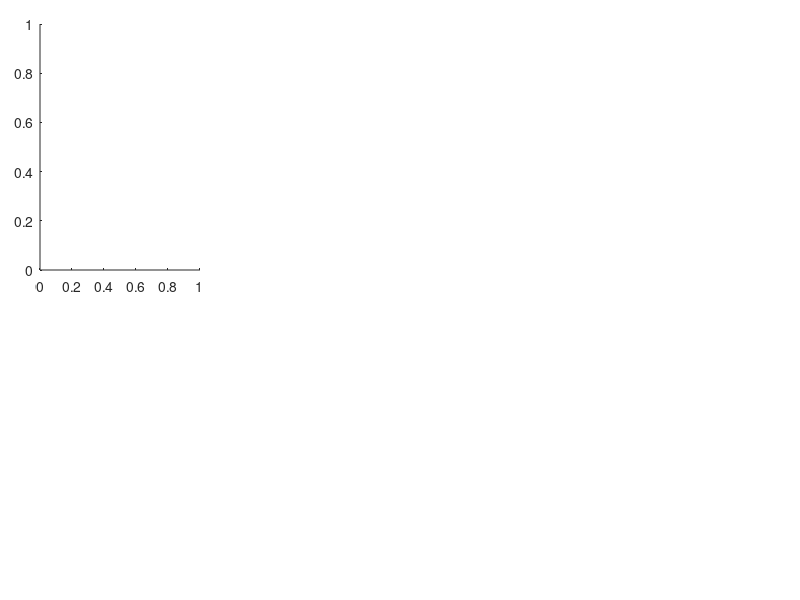

Source code (MATLAB): (Note: this script raises an error after producing the figure.)
clc;
clear all;
close all;

figure;
set(gcf,'unit','normalized','position',[0.1,0.05,0.7,0.5]);
set(gca, 'Position', [0 0 1 1]);


subplot('position', [0.05 + (1-1)*0.24 0.55 0.2 0.41]);
plot_T_sen_subplot('QINTR','Rainfall','mm/day',0,'(a)',0,100,1);


subplot('position', [0.05 + (2-1)*0.24 0.55 0.2 0.41]);
plot_T_sen_subplot('QDRIP','Snowfall','mm/day',0,'(b)',0,100,1);

legend('CA-Feb','PN','MA','CA-Jan');
subplot('position', [0.05 + (3-1)*0.24 0.55 0.2 0.41]);
plot_T_sen_subplot('H2OCAN','Snowmelt','mm/day',0,'(c)',0,100,1);

subplot('position', [0.05 + (4-1)*0.24 0.55 0.2 0.41]);
plot_T_sen_subplot('TWI','TWI','mm/day',0,'(d)');

subplot('position', [0.05 + (1-1)*0.24 0.10 0.2 0.41]);
plot_T_sen_subplot('RSNOMELT','Snowmelt contribution','%',1,'(e)');

subplot('position', [0.05 + (2-1)*0.24 0.10 0.2 0.41]);
plot_T_sen_subplot('QRUNOFF','Runoff','mm/day',1,'(f)');
legend('CA-Feb','PN','MA','CA-Jan');

subplot('position', [0.05 + (3-1)*0.24 0.10 0.2 0.41]);
plot_T_sen_subplot('QINFL','Infiltration','mm/day',1,'(g)');

subplot('position', [0.05 + (4-1)*0.24 0.10 0.2 0.41]);
plot_T_sen_subplot('RRUNOFF','Runoff efficiency','%',1,'(h)');


deswexportgraphics(gcf,'../figure/ROS_temperature_sensitivity.tif','Resolution',300);
close all


